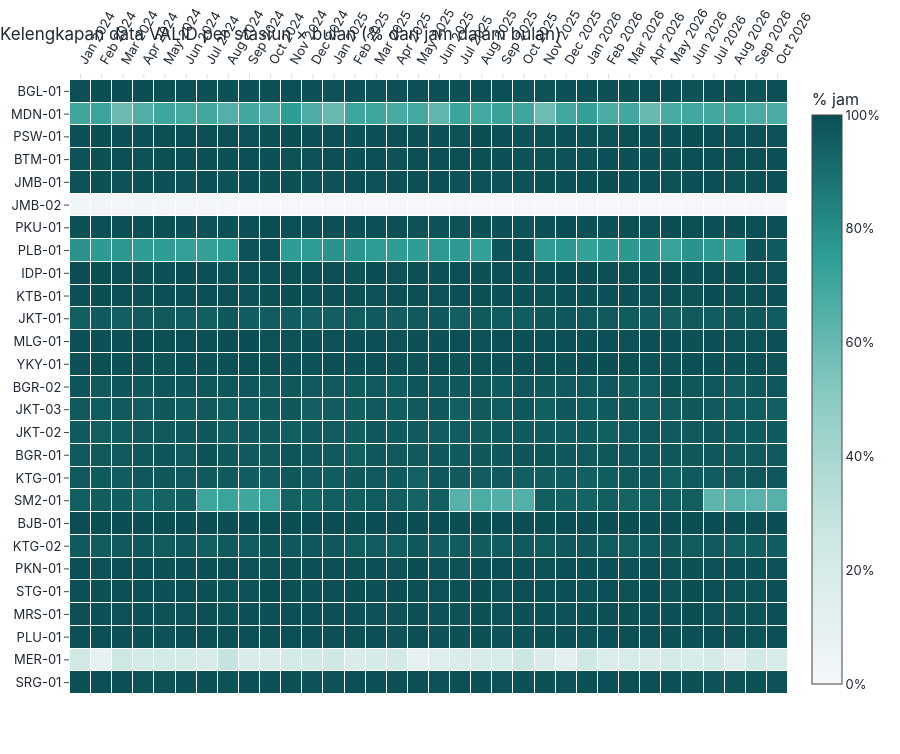

Notebook cell for this chart:
### Markdown cell above
### 4.4 Heatmap kelengkapan data (stasiun × bulan)
Urutan stasiun: pulau → kelompok lokasi. **Gelap = lengkap.** *Jam VALID* menghitung jam yang punya baris `VALID` dengan PM2.5 numerik wajar;
*jam tercatat* hanya menghitung adanya baris.

### Code cell
bul = prof["bulanan"]
fig = P.fig_heatmap_ketersediaan(bul, urutan, "jam_valid", "Kelengkapan data VALID per stasiun × bulan (% dari jam dalam bulan)")
style.simpan_html(fig, "02_kelengkapan_valid_heatmap")
fig.show()

### Figure 1 — Plotly figure (JSON) as saved in the notebook; plotly's stock layout.template omitted (floating-point values rounded to 4 significant figures; data arrays with more than 128 entries replaced by an {"elided": "..."} marker saying what was removed)
{"data": [{"colorbar": {"ticksuffix": "%", "title": {"text": "% jam"}}, "colorscale": [[0.0, "#F5F7FA"], [0.25, "#CFE8E4"], [0.5, "#8CCBC3"], [0.75, "#2E9E94"], [1.0, "#0B4F55"]], "hovertemplate": "Stasiun %{y}<br>%{x}<br>%{z:.1f}% jam<extra></extra>", "type": "heatmap", "x": ["Jan 2024", "Feb 2024", "Mar 2024", "Apr 2024", "May 2024", "Jun 2024", "Jul 2024", "Aug 2024", "Sep 2024", "Oct 2024", "Nov 2024", "Dec 2024", "Jan 2025", "Feb 2025", "Mar 2025", "Apr 2025", "May 2025", "Jun 2025", "Jul 2025", "Aug 2025", "Sep 2025", "Oct 2025", "Nov 2025", "Dec 2025", "Jan 2026", "Feb 2026", "Mar 2026", "Apr 2026", "May 2026", "Jun 2026", "Jul 2026", "Aug 2026", "Sep 2026", "Oct 2026"], "xgap": 1, "y": ["SRG-01", "MER-01", "PLU-01", "MRS-01", "STG-01", "PKN-01", "KTG-02", "BJB-01", "SM2-01", "KTG-01", "BGR-01", "JKT-02", "JKT-03", "BGR-02", "YKY-01", "MLG-01", "JKT-01", "KTB-01", "IDP-01", "PLB-01", "PKU-01", "JMB-02", "JMB-01", "BTM-01", "PSW-01", "MDN-01", "BGL-01"], "ygap": 1, "z": {"elided": "27x34 float values"}, "zmax": 100, "zmin": 0}], "layout": {"height": 754, "title": {"text": "Kelengkapan data VALID per stasiun × bulan (% dari jam dalam bulan)"}, "xaxis": {"showgrid": false, "side": "top", "tickangle": -60}, "yaxis": {"autorange": true, "showgrid": false}}}
